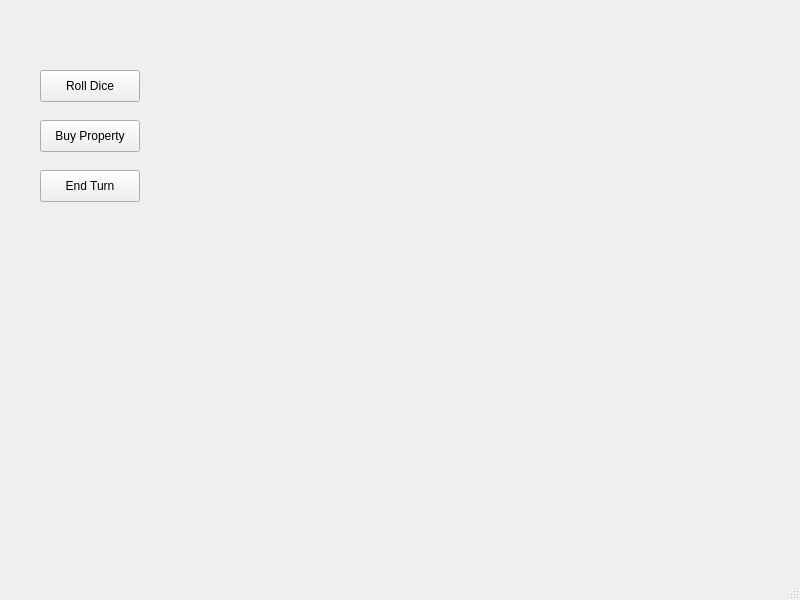
<?xml version="1.0" encoding="UTF-8"?>
<ui version="4.0">
 <class>MainWindow</class>
 <widget class="QMainWindow" name="MainWindow">
  <property name="geometry">
   <rect>
    <x>0</x>
    <y>0</y>
    <width>800</width>
    <height>600</height>
   </rect>
  </property>
  <property name="windowTitle">
   <string>MainWindow</string>
  </property>
  <widget class="QWidget" name="centralwidget">
   <widget class="QLabel" name="label_Board">
    <property name="geometry">
     <rect>
      <x>210</x>
      <y>20</y>
      <width>371</width>
      <height>381</height>
     </rect>
    </property>
    <property name="text">
     <string/>
    </property>
   </widget>
   <widget class="QPushButton" name="button_RollDice">
    <property name="geometry">
     <rect>
      <x>40</x>
      <y>70</y>
      <width>100</width>
      <height>32</height>
     </rect>
    </property>
    <property name="text">
     <string>Roll Dice</string>
    </property>
   </widget>
   <widget class="QPushButton" name="button_BuyProperty">
    <property name="geometry">
     <rect>
      <x>40</x>
      <y>120</y>
      <width>100</width>
      <height>32</height>
     </rect>
    </property>
    <property name="text">
     <string>Buy Property</string>
    </property>
   </widget>
   <widget class="QPushButton" name="button_EndTurn">
    <property name="geometry">
     <rect>
      <x>40</x>
      <y>170</y>
      <width>100</width>
      <height>32</height>
     </rect>
    </property>
    <property name="text">
     <string>End Turn</string>
    </property>
   </widget>
  </widget>
  <widget class="QMenuBar" name="menubar">
   <property name="geometry">
    <rect>
     <x>0</x>
     <y>0</y>
     <width>800</width>
     <height>23</height>
    </rect>
   </property>
  </widget>
  <widget class="QStatusBar" name="statusbar"/>
 </widget>
 <resources/>
 <connections/>
</ui>
